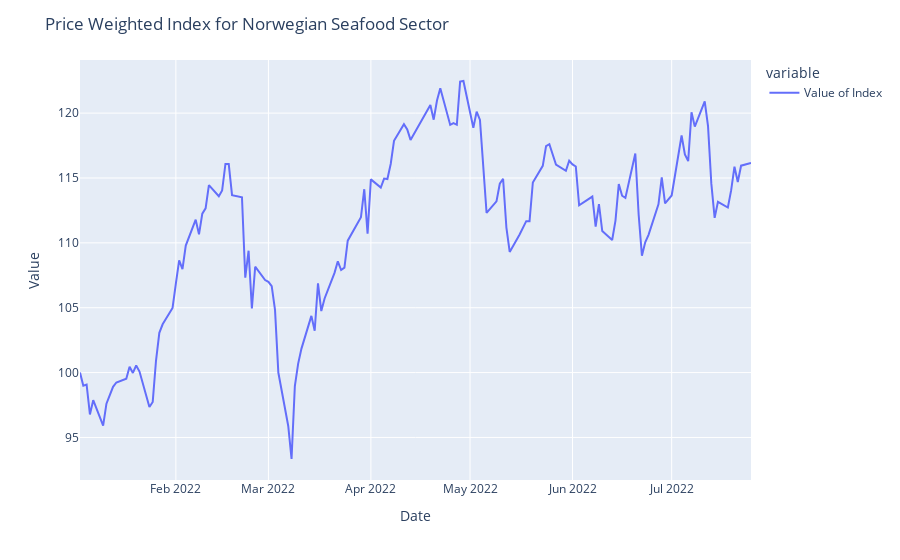

The code cell stored with this chart in its notebook:
### Code cell
fig = px.line(df_index_price_weighted, y=df_index_price_weighted.columns)
fig.update_layout(
        title="Price Weighted Index for Norwegian Seafood Sector",
        xaxis_title="Date",
        yaxis_title="Value"
    )
fig.show()

### Figure 1 — Plotly figure (JSON) as saved in the notebook; plotly's stock layout.template omitted (floating-point values rounded to 4 significant figures; data arrays with more than 128 entries replaced by an {"elided": "..."} marker saying what was removed)
{"data": [{"hovertemplate": "variable=Value of Index<br>Date=%{x}<br>value=%{y}<extra></extra>", "legendgroup": "Value of Index", "line": {"color": "#636efa", "dash": "solid"}, "marker": {"symbol": "circle"}, "mode": "lines", "name": "Value of Index", "orientation": "v", "showlegend": true, "type": "scatter", "x": {"elided": "140 str values"}, "xaxis": "x", "y": {"elided": "140 float values"}, "yaxis": "y"}], "layout": {"legend": {"title": {"text": "variable"}, "tracegroupgap": 0}, "margin": {"t": 60}, "title": {"text": "Price Weighted Index for Norwegian Seafood Sector"}, "xaxis": {"anchor": "y", "domain": [0, 1], "title": {"text": "Date"}}, "yaxis": {"anchor": "x", "domain": [0, 1], "title": {"text": "Value"}}}}
